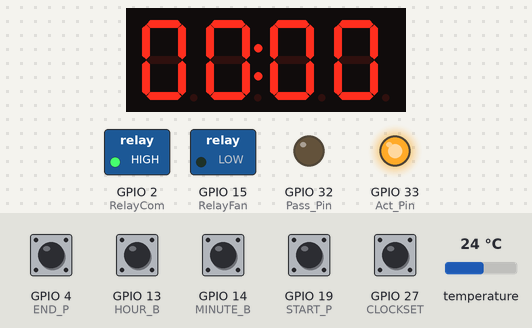
This sketch was run on a simulated ESP32. On the bench: 4-digit seven-segment display, switched loads named in the sketch (green lamp = pin HIGH), output pins drawn as LEDs (lit = HIGH). Inputs (shaded band) come from the test bench; at power-on: GPIO 4 (END_P), GPIO 13 (HOUR_B), GPIO 14 (MINUTE_B), GPIO 19 (START_P), GPIO 27 (CLOCKSET) HIGH, temperature 24 °C. The local clock reads 2024-03-15 10:24:30 at power-on unless the sketch sets it.

Above: at 1.2 s.
1.3 s: GPIO 19 (START_P) pulled LOW for 0.15 s
At 2.2 s:
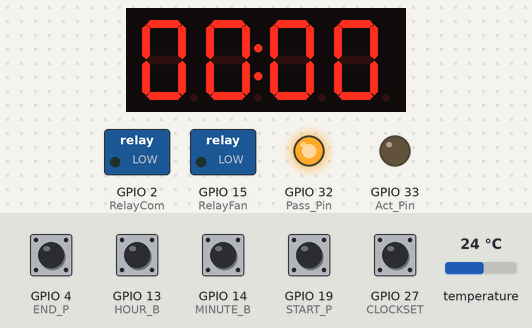
At 2.7 s:
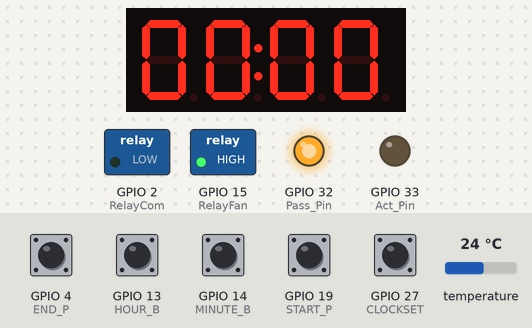
3.9 s: GPIO 27 (CLOCKSET) pulled LOW for 1 s
At 5.7 s:
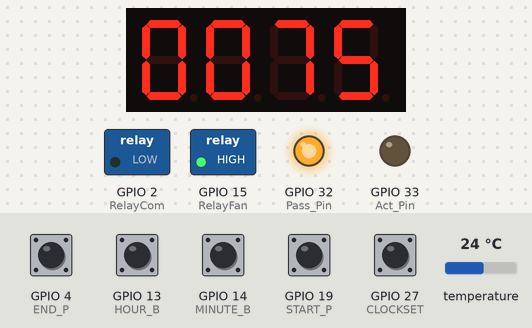
Timing chart, 0 to 7.2 s (numbered marks = the images above; inputs shaded):
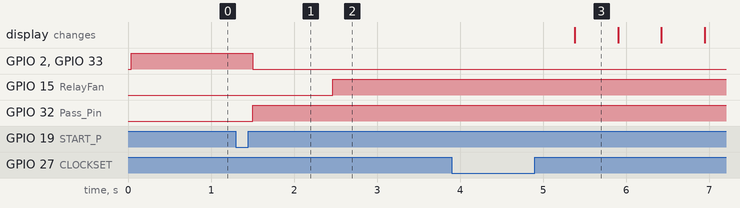

The sketch:

FULL_CONTROL_PANEL_CODE.ino
```cpp
#include <TM1637Display.h>
#include <OneWire.h>
#include <DallasTemperature.h>
#include <Wire.h>
#include "RTClib.h"

#define ONE_WIRE_BUS 16
#define CLK 22
#define DIO 23
#define CLOCKSET 27
#define HOUR_B 13
#define MINUTE_B 14
#define START_P 19
#define END_P 4
#define Pass_Pin 32
#define Act_Pin 33
#define RelayFan 15
#define RelayCom 2

RTC_DS3231 rtc;

TM1637Display display(CLK,DIO);
OneWire oneWire(ONE_WIRE_BUS);
DallasTemperature sensors(&oneWire);

int hours = 0;
int minutes = 0;
bool running = false;
bool countdownTrigger = false;
bool autoOverride = false;
int lastMinute = -1;
float temp = 0.0;
unsigned long previousMillis = 0;

void setup() {
  pinMode(HOUR_B, INPUT_PULLUP);
  pinMode(MINUTE_B, INPUT_PULLUP);
  pinMode(CLOCKSET, INPUT_PULLUP);
  pinMode(START_P, INPUT_PULLUP);
  pinMode(END_P, INPUT_PULLUP);
  pinMode(Pass_Pin, OUTPUT);
  pinMode(Act_Pin, OUTPUT);
  pinMode(RelayFan, OUTPUT);
  pinMode(RelayCom, OUTPUT);

  sensors.begin();
  display.setBrightness(0x0f);
  updateDisplay();

  Wire.begin(18, 21);
}

void updateDisplay() {
  int displayTime = hours * 100 + minutes;
  display.showNumberDecEx(displayTime, 0b01000000, true);

}

void countDown() {
  if (minutes > 0) {
    minutes--;
  } else if (hours > 0) {
    hours--;
    minutes = 59;
  } else {
    running = false;
    digitalWrite(Pass_Pin, LOW);
    digitalWrite(Act_Pin, HIGH);
    digitalWrite(RelayFan, LOW);
    digitalWrite(RelayCom, HIGH);
  }

}

void toggleFan() {
  sensors.requestTemperatures();
  temp = sensors.getTempFByIndex(0);
  if (digitalRead(RelayCom) == HIGH) return;
  if (temp >= 41.0) {
    delay(200);
    digitalWrite(RelayFan, HIGH);
  } else if (temp <= 38.0) {
    delay(200);
    digitalWrite(RelayFan, LOW);
  }
}

void flashTemperature() {
  sensors.requestTemperatures();
  float t = sensors.getTempFByIndex(0);
  int tempInt = (int)t;

  unsigned long startTime = millis();

  while (millis() - startTime < 3000) {
    display.showNumberDec(tempInt, true);
    delay(500);
    display.clear();
    delay(500);
  }

  updateDisplay();
}

void loop() {
  DateTime now = rtc.now();
  int currentHour = now.hour();
  int currentMinute = now.minute();

  if (now.minute() != lastMinute) {
    autoOverride = false;
    lastMinute = now.minute();
  }

  if (digitalRead(CLOCKSET) == LOW) {
    delay(200);
    flashTemperature();
  }

  if (!autoOverride && !countdownTrigger && !running && currentHour == 17 && currentMinute == 0) {
    hours = 3;
    minutes = 0;
    running = true;
    countdownTrigger = true;
    digitalWrite(Pass_Pin, HIGH);
    digitalWrite(Act_Pin, LOW);
    digitalWrite(RelayCom, LOW);
  } else if (!running) {
    digitalWrite(Pass_Pin, LOW);
    digitalWrite(Act_Pin, HIGH);
    digitalWrite(RelayFan, LOW);
    digitalWrite(RelayCom, HIGH);
  }

  if(!running) countdownTrigger = false;

  if (digitalRead(HOUR_B) == LOW) {
    delay(200);
    hours = (hours + 1) % 24;
    updateDisplay();
  }

  if (digitalRead(MINUTE_B) == LOW) {
    delay(200);
    minutes = (minutes +1) % 60;
    if (minutes == 0) hours = (hours + 1) % 24;
    updateDisplay();
  }

  if (digitalRead(START_P) == LOW) {
    delay(200);
    running = true;
    digitalWrite(Pass_Pin, HIGH);
    digitalWrite(Act_Pin, LOW);
    digitalWrite(RelayCom, LOW);

  }
  if (digitalRead(END_P) == LOW) {
    delay(200);
    autoOverride = true;
    running = false;
    hours = 0;
    minutes = 0;
    digitalWrite(Pass_Pin, LOW);
    digitalWrite(Act_Pin, HIGH);
    digitalWrite(RelayFan, LOW);
    digitalWrite(RelayCom, HIGH);
    updateDisplay();
  }

  if (running) {
    unsigned long currentMillis = millis();
    if (currentMillis - previousMillis >= 60000) {
      previousMillis = currentMillis;
      countDown();
      updateDisplay();
    }
    toggleFan();
  } else {
    digitalWrite(RelayFan, LOW);
    digitalWrite(RelayCom, HIGH);
  }

}
```

Measured:
- after the input at 1.3 s, GPIO 2 (RelayCom), GPIO 33 (Act_Pin): HIGH → LOW after 0.20 s; GPIO 15 (RelayFan): LOW → HIGH after 1.2 s; GPIO 32 (Pass_Pin): LOW → HIGH after 0.20 s
- after the input at 3.9 s, the display: changes after 1.5 s (image 3)
- what the display in image 3 shows lasts 0.5 s, from 5.4 s to 5.9 s
